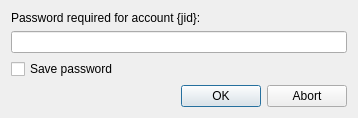
<?xml version="1.0" encoding="UTF-8"?>
<ui version="4.0">
 <class>dlg_password_prompt</class>
 <widget class="QDialog" name="dlg_password_prompt">
  <property name="geometry">
   <rect>
    <x>0</x>
    <y>0</y>
    <width>358</width>
    <height>114</height>
   </rect>
  </property>
  <property name="windowTitle">
   <string>Password required</string>
  </property>
  <property name="modal">
   <bool>false</bool>
  </property>
  <layout class="QVBoxLayout" name="verticalLayout">
   <item>
    <widget class="QLabel" name="label_info">
     <property name="text">
      <string>Password required for account {jid}:</string>
     </property>
    </widget>
   </item>
   <item>
    <widget class="QLineEdit" name="password">
     <property name="echoMode">
      <enum>QLineEdit::Password</enum>
     </property>
    </widget>
   </item>
   <item>
    <widget class="QCheckBox" name="save_password">
     <property name="text">
      <string>Save password</string>
     </property>
    </widget>
   </item>
   <item>
    <widget class="QDialogButtonBox" name="buttonBox">
     <property name="orientation">
      <enum>Qt::Horizontal</enum>
     </property>
     <property name="standardButtons">
      <set>QDialogButtonBox::Abort|QDialogButtonBox::Ok</set>
     </property>
    </widget>
   </item>
  </layout>
 </widget>
 <resources/>
 <connections>
  <connection>
   <sender>buttonBox</sender>
   <signal>accepted()</signal>
   <receiver>dlg_password_prompt</receiver>
   <slot>accept()</slot>
   <hints>
    <hint type="sourcelabel">
     <x>248</x>
     <y>254</y>
    </hint>
    <hint type="destinationlabel">
     <x>157</x>
     <y>274</y>
    </hint>
   </hints>
  </connection>
  <connection>
   <sender>buttonBox</sender>
   <signal>rejected()</signal>
   <receiver>dlg_password_prompt</receiver>
   <slot>reject()</slot>
   <hints>
    <hint type="sourcelabel">
     <x>316</x>
     <y>260</y>
    </hint>
    <hint type="destinationlabel">
     <x>286</x>
     <y>274</y>
    </hint>
   </hints>
  </connection>
 </connections>
</ui>
